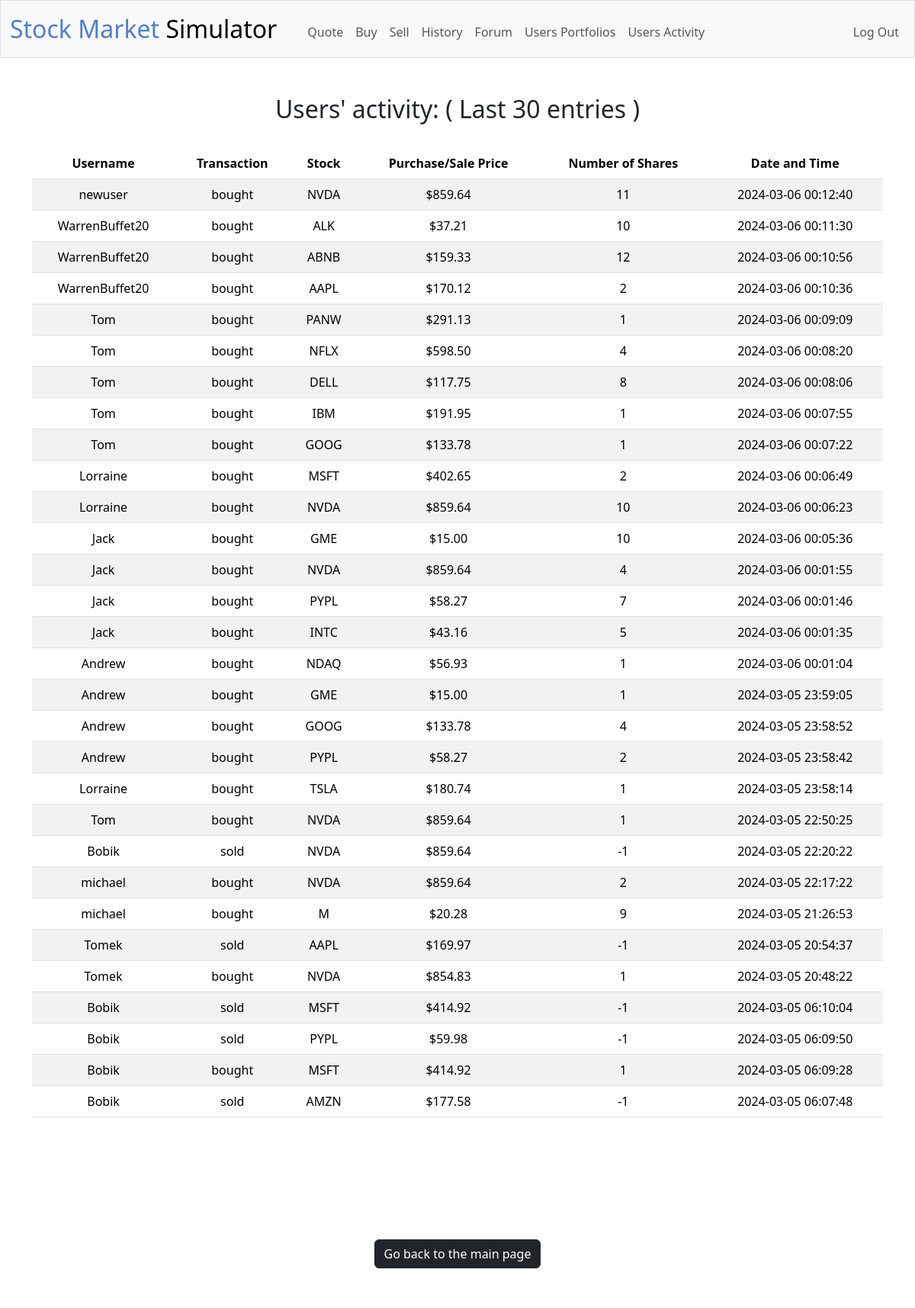
Page /activity (signed in, upper part) on the earlier database version.
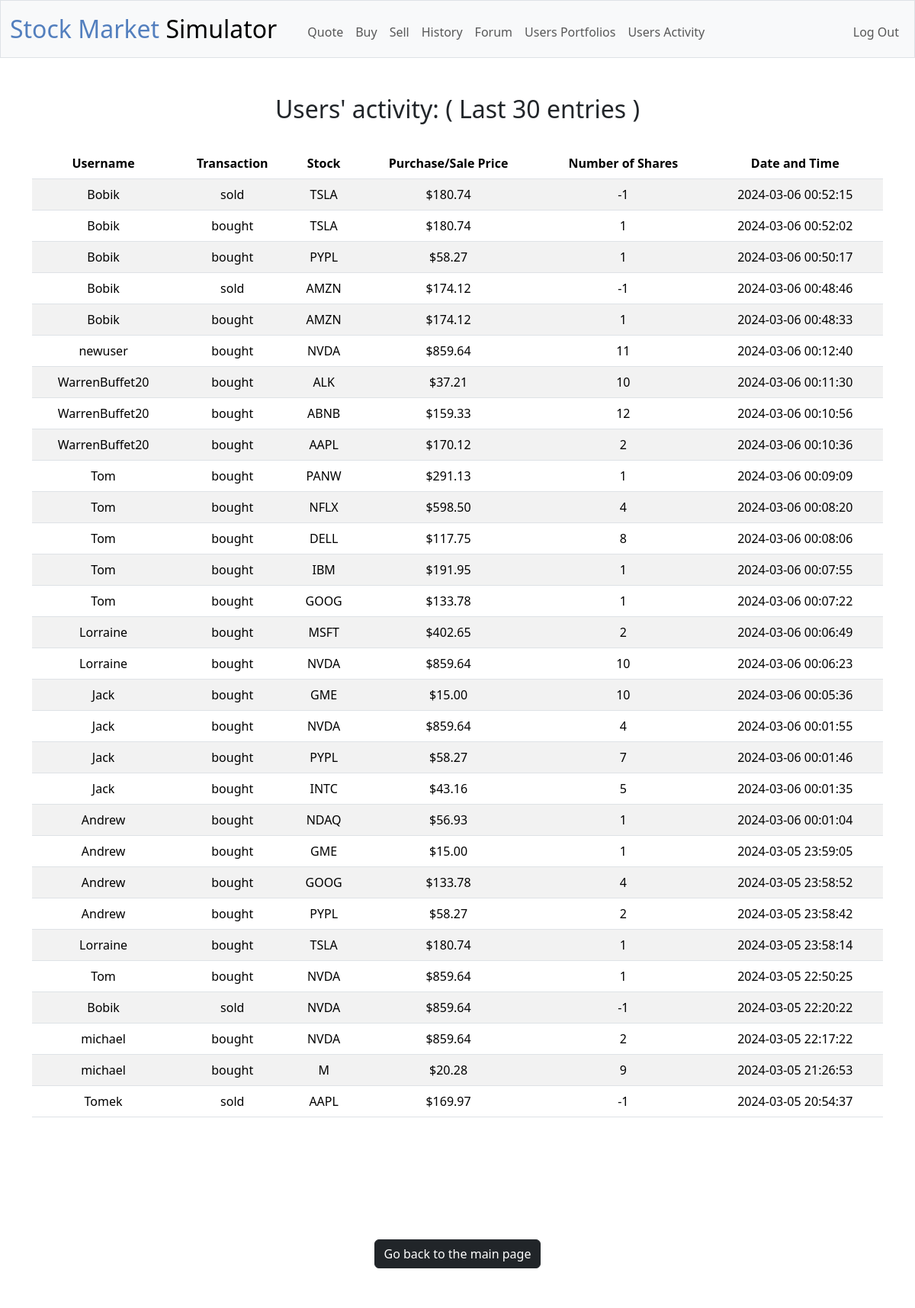
Same page on the later database version.
### tables this page shows
CREATE TABLE purchases (
    transaction_id INTEGER PRIMARY KEY AUTOINCREMENT NOT NULL,
    user_id INTEGER NOT NULL,
    stock_name TEXT NOT NULL,
    price NUMERIC NOT NULL,
    date datetime default CURRENT_TIMESTAMP,
    shares_number INTEGER NOT NULL,
    type TEXT NOT NULL,
    FOREIGN KEY(user_id) REFERENCES users(id)
    );

CREATE TABLE users (id INTEGER PRIMARY KEY AUTOINCREMENT NOT NULL, username TEXT NOT NULL, hash TEXT NOT NULL, cash NUMERIC NOT NULL DEFAULT 10000.00);

### app.py (the view)
@app.route("/activity")
@login_required
def activity():
    activity = db.execute("SELECT type, stock_name, price, shares_number, date, username FROM purchases JOIN users ON purchases.user_id=users.id ORDER BY date DESC LIMIT 30")
    return render_template("activity.html", activity=activity, usd=usd)

### app.py (called while the page is built)
@app.after_request
def after_request(response):
    response.headers["Cache-Control"] = "no-cache, no-store, must-revalidate"
    response.headers["Expires"] = 0
    response.headers["Pragma"] = "no-cache"
    return response

### helpers.py (called while the page is built)
def login_required(f):
    @wraps(f)
    def decorated_function(*args, **kwargs):
        if session.get("user_id") is None:
            return redirect("/login")
        return f(*args, **kwargs)
    return decorated_function

def usd(value):
    return f"${value:,.2f}"

### templates/activity.html (shortened to what this page needs)
{% extends "layout.html" %}
{% block main %}
<h2> Users' activity: ( Last 30 entries )</h2>
<br>
<table class="table table-striped">
    <thead>
        <tr>
            <th>Username</th>
            <th>Transaction</th>
            <th>Stock</th>
            <th>Purchase/Sale Price</th>
            <th>Number of Shares</th>
            <th>Date and Time</th>
        </tr>
    </thead>
    <tbody>
        {% for x in activity %}
        <tr>
            <td>{{x["username"]}}</td>
            <td>{{x["type"]}}</td>
            <td>{{x["stock_name"]}}</td>
            <td>{{usd(x["price"])}}</td>
            <td>{{x["shares_number"]}}</td>
            <td>{{x["date"]}}</td>
        </tr>
        {% endfor %}
    </tbody>
</table>
{% endblock %}

Differences in the rows shown:
no longer on this page (row unchanged): purchases: username "Tomek", type "bought", stock_name "NVDA", price "$854.83", shares_number "1", date "2024-03-05 20:48:22"
no longer on this page (row unchanged): purchases: username "Bobik", type "sold", stock_name "MSFT", price "$414.92", shares_number "-1", date "2024-03-05 06:10:04"
no longer on this page (row unchanged): purchases: username "Bobik", type "sold", stock_name "PYPL", price "$59.98", shares_number "-1", date "2024-03-05 06:09:50"
no longer on this page (row unchanged): purchases: username "Bobik", type "bought", stock_name "MSFT", price "$414.92", shares_number "1", date "2024-03-05 06:09:28"
no longer on this page (row unchanged): purchases: username "Bobik", type "sold", stock_name "AMZN", price "$177.58", shares_number "-1", date "2024-03-05 06:07:48"
added purchases: username "Bobik", type "sold", stock_name "TSLA", price "$180.74", shares_number "-1", date "2024-03-06 00:52:15"
added purchases: username "Bobik", type "bought", stock_name "TSLA", price "$180.74", shares_number "1", date "2024-03-06 00:52:02"
added purchases: username "Bobik", type "bought", stock_name "PYPL", price "$58.27", shares_number "1", date "2024-03-06 00:50:17"
added purchases: username "Bobik", type "sold", stock_name "AMZN", price "$174.12", shares_number "-1", date "2024-03-06 00:48:46"
added purchases: username "Bobik", type "bought", stock_name "AMZN", price "$174.12", shares_number "1", date "2024-03-06 00:48:33"
